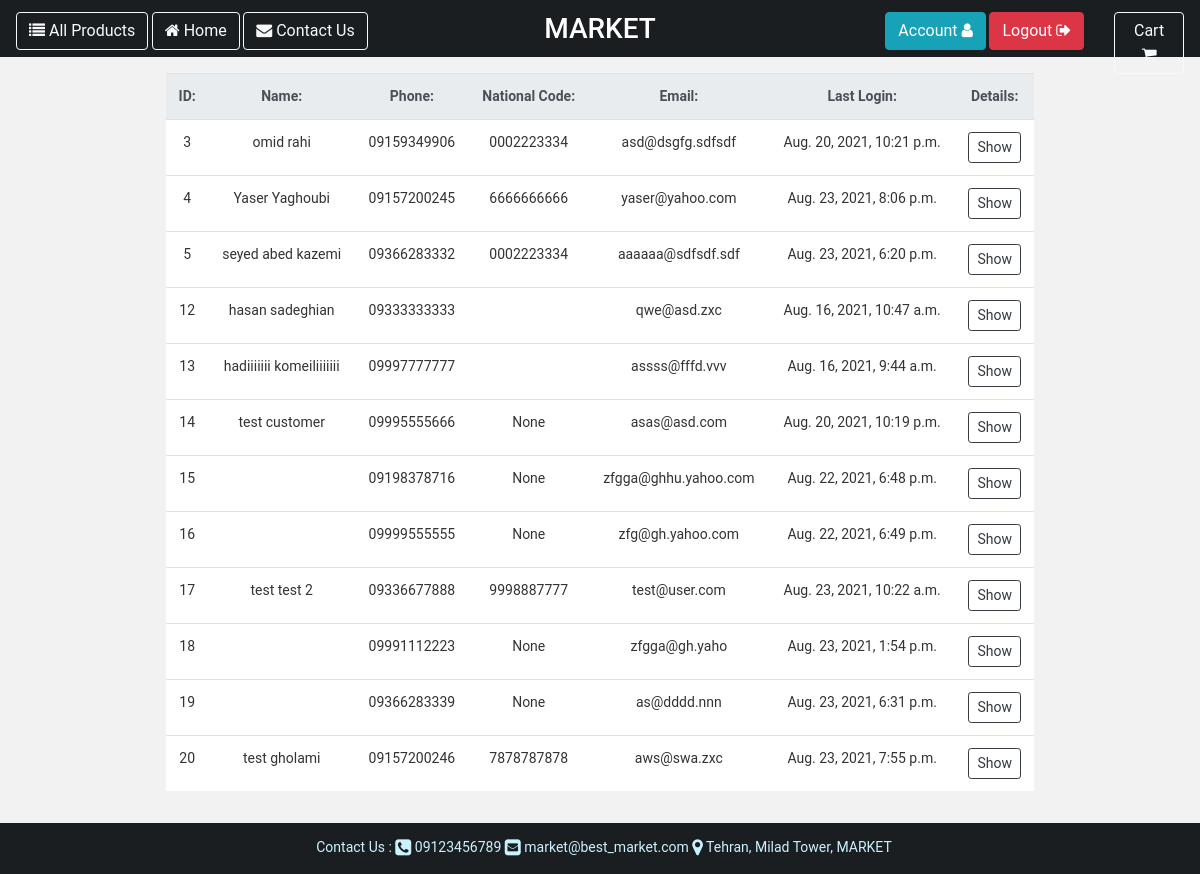
Screenshot of /customer/ (signed in) with the database file from the repository.
### core/models.py (models this page shows, shortened)
class User(AbstractUser):
    USERNAME_FIELD = 'phone'
    phone = models.CharField(verbose_name=_('phone'), help_text=_('enter phone number'), max_length=11, unique=True,
                             null=False, blank=False)
    deleted = models.BooleanField(default=False)
    create_timestamp = models.DateTimeField(auto_now_add=True)
    modify_timestamp = models.DateTimeField(auto_now=True)
    delete_timestamp = models.DateTimeField(default=None, null=True, blank=True, editable=False)
    objects = MyUserManager()

### customer/models.py (models this page shows, shortened)
class Customer(User):
    national_code = models.CharField(verbose_name=_('national code'), help_text=_('enter national code'),
                                     max_length=10, blank=True, null=True)
    gender = models.CharField(verbose_name=_('gender'), help_text=_('specify your gender'), max_length=10,
                              choices=[('M', 'Male'), ('F', 'Female')], blank=True, null=True)
    birthday = models.DateField(verbose_name=_('birthday'), help_text=_('specify birthday date'), null=True, blank=True)
    image = models.FileField(verbose_name=_('customer image'), help_text=_('upload your image'), null=True,
                             blank=True, upload_to='customer/images/')
    class Meta:
        verbose_name = 'customer'
    def customer_name(self):
        return self.__str__()
    def __str__(self):
        return f'{self.first_name} {self.last_name}'

### customer/views.py (the view)
# urls.py: path('', CustomerIndexView.as_view(), name='all_customers_for_admin'),
class CustomerIndexView(LoginRequiredMixin, generic.TemplateView):
    template_name = 'customer/customer_index.html'
    extra_context = {
        'customers': Customer.objects.all(),
    }
    def get(self, request, *args, **kwargs):
        if request.user.is_superuser:
            return super().get(request, *args, **kwargs)
        else:
            return redirect('landing:access_denied')

### core/models.py (called while the page is built)
    def get_queryset(self):
        return super().get_queryset().filter(deleted=False)

### templates/customer/customer_index.html (shortened to what this page needs)
{% extends "base.html" %}
{% load i18n %}
{% load static %}
{% block content %}
    <div class="container-fluid form-group w-75 p-3">
        <table class="table table-responsive-md m-auto">
            <tr style="background-color: #c2cbd1; text-align: center" class="thead-light">
                <th>
                    {% translate 'ID:' %}
                </th>
                <th>
                    {% translate 'Name:' %}
                </th>
                <th>
                    {% translate 'Phone:' %}
                </th>
                <th>
                    {% translate 'National Code:' %}
                </th>
                <th>
                    {% translate 'Email:' %}
                </th>
                <th>
                    {% translate 'Last Login:' %}
                </th>
                <th>
                    {% translate 'Details:' %}
                </th>
            </tr>
            <div class="row">
                {% for customer in customers %}
                    {% include 'customer/customer_card.html' with customer_card=customer %}
                {% endfor %}
            </div>
        </table>
    </div>
    </div>
{% endblock %}

### templates/customer/customer_card.html
{% load i18n %}
<tr style="background-color: white; text-align: center">
    <td style="color: #353232; ">{{ customer_card.id }}</td>
    <td style="color: #353232; ">{{ customer_card.customer_name }}</td>
    <td style="color: #353232; ">{{ customer_card.phone }}</td>
    <td style="color: #353232; ">{{ customer_card.national_code }}</td>
    <td style="color: #353232; ">{{ customer_card.email }}</td>
    <td style="color: #353232; ">{{ customer_card.last_login }}</td>
    <td style="color: #353232; ">
        <a href="/customer/{{ customer_card.id }}">
            <button class="btn btn-outline-dark btn-sm">
                {% translate 'Show' %}
            </button>
        </a>
    </td>
</tr>

### static/shared/css/base.css (style rules this page uses)
html, body { height: 100%; }
body { margin: auto; padding: 10px; font-size: 14px; font-family: "Roboto","Lucida Grande","DejaVu Sans","Bitstream Vera Sans",Verdana,Arial,sans-serif; color: black; background: lightsteelblue; }

### rows the page displays
Customer: customer_name "omid rahi", national_code "0002223334"
User: id "3", phone "09159349906", email "asd@dsgfg.sdfsdf", last_login "Aug. 20, 2021, 10:21 p.m."
Customer: customer_name "Yaser Yaghoubi", national_code "6666666666"
User: id "4", phone "09157200245", email "yaser@yahoo.com", last_login "Aug. 23, 2021, 8:06 p.m."
Customer: customer_name "seyed abed kazemi", national_code "0002223334"
User: id "5", phone "09366283332", email "aaaaaa@sdfsdf.sdf", last_login "Aug. 23, 2021, 6:20 p.m."
Customer: customer_name "hasan sadeghian"
User: id "12", phone "09333333333", email "qwe@asd.zxc", last_login "Aug. 16, 2021, 10:47 a.m."
Customer: customer_name "hadiiiiiii komeiliiiiiii"
User: id "13", phone "09997777777", email "assss@fffd.vvv", last_login "Aug. 16, 2021, 9:44 a.m."
Customer: customer_name "test customer", national_code "None"
User: id "14", phone "09995555666", email "asas@asd.com", last_login "Aug. 20, 2021, 10:19 p.m."
Customer: national_code "None"
User: id "15", phone "09198378716", email "zfgga@ghhu.yahoo.com", last_login "Aug. 22, 2021, 6:48 p.m."
Customer: national_code "None"
User: id "16", phone "09999555555", email "zfg@gh.yahoo.com", last_login "Aug. 22, 2021, 6:49 p.m."
Customer: customer_name "test test 2", national_code "9998887777"
User: id "17", phone "09336677888", email "test@user.com", last_login "Aug. 23, 2021, 10:22 a.m."
Customer: national_code "None"
User: id "18", phone "09991112223", email "zfgga@gh.yaho", last_login "Aug. 23, 2021, 1:54 p.m."
Customer: national_code "None"
User: id "19", phone "09366283339", email "as@dddd.nnn", last_login "Aug. 23, 2021, 6:31 p.m."
Customer: customer_name "test gholami", national_code "7878787878"
User: id "20", phone "09157200246", email "aws@swa.zxc", last_login "Aug. 23, 2021, 7:55 p.m."
